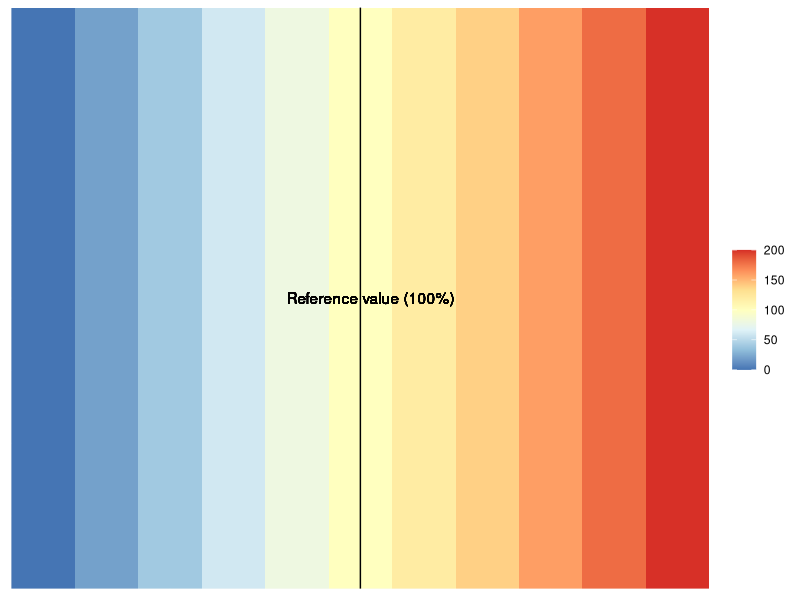
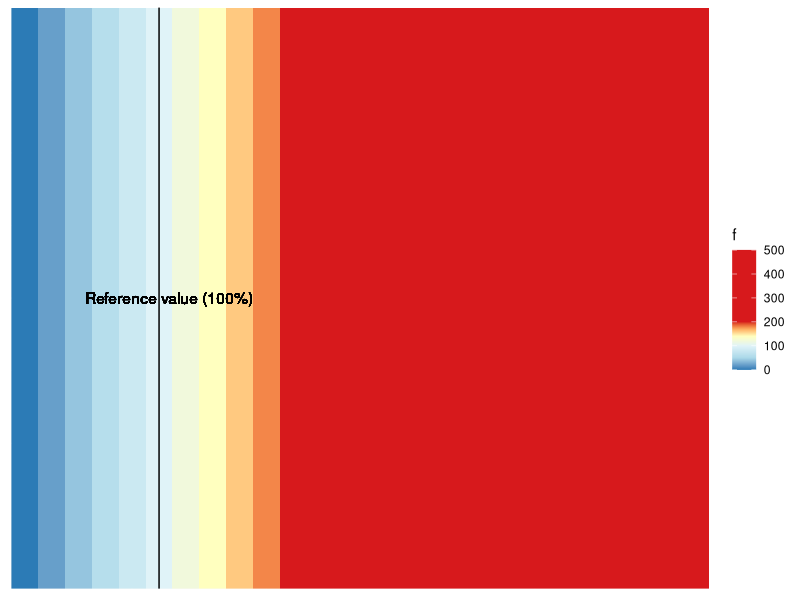
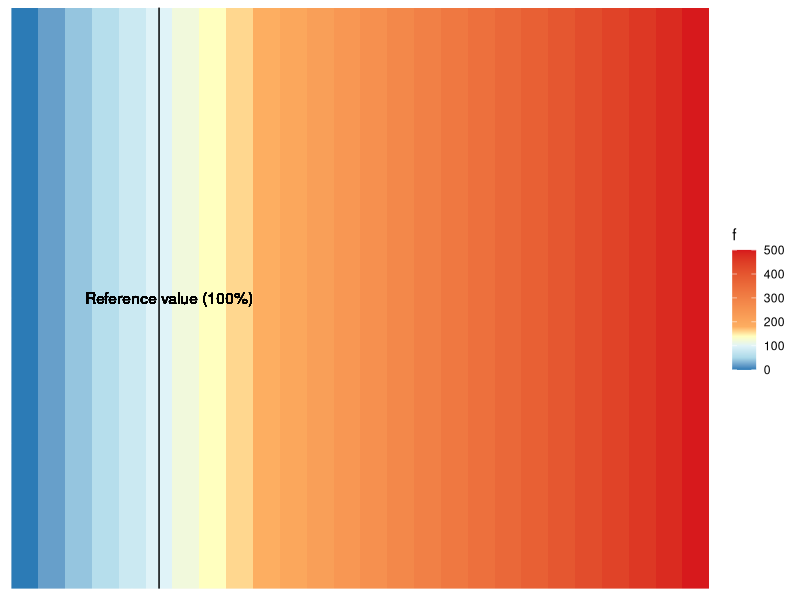
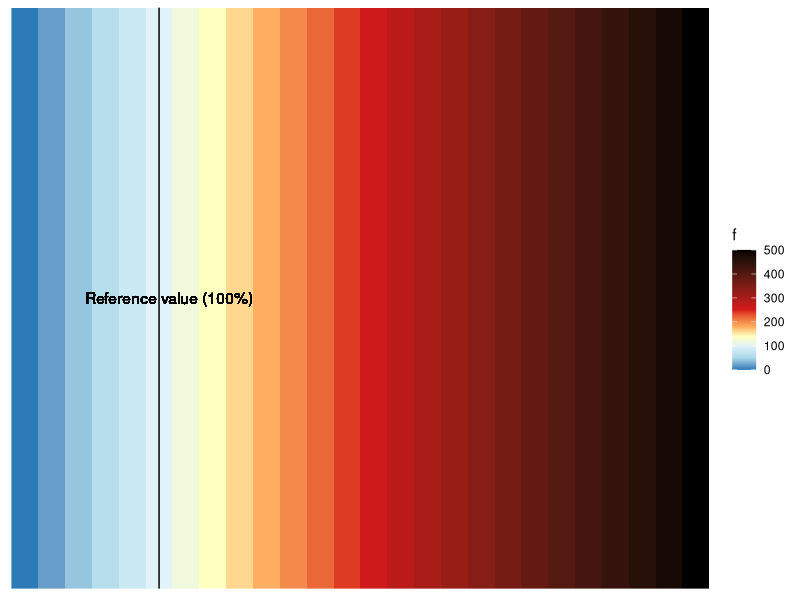
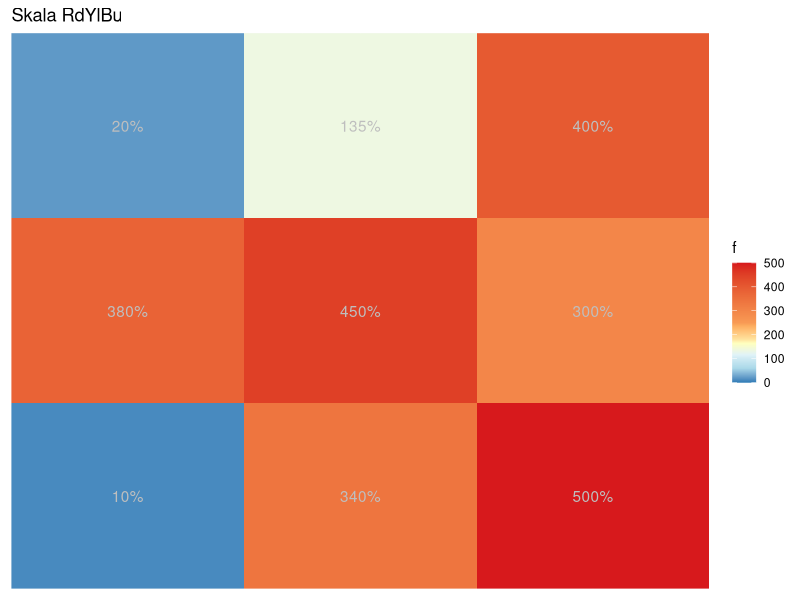
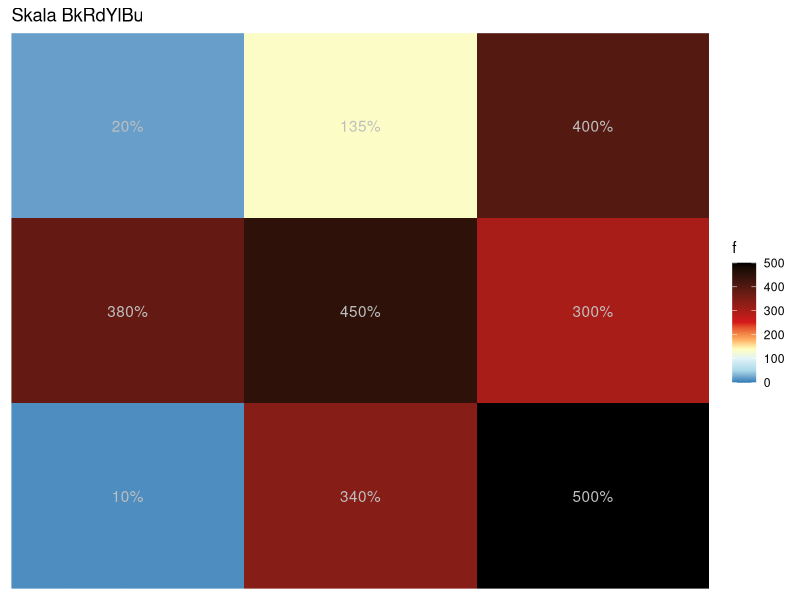

These figures' R source, in order:
## ---- chunk 1
knitr::opts_chunk$set(echo = TRUE)
## ---- chunk 2
library(ggplot2)
df = data.frame(x=1:11,y=rep(1,11),f=seq(0,200,20))
ggplot(data=df, aes(x, y)) + geom_tile(aes(fill=f)) +
  geom_vline(xintercept=6)+
  geom_text(aes(y=1,x=6.16,label="Reference value (100%)"))+
  scale_fill_distiller(palette="RdYlBu",direction=-1,name="")+
  scale_y_continuous(expand=c(0,0))+scale_x_continuous(expand=c(0,0))+
    xlab("") + ylab("")+
      theme(axis.title.x=element_blank(),
        axis.text.x=element_blank(),
        axis.ticks.x=element_blank(),
        axis.title.y=element_blank(),
        axis.text.y=element_blank(),
        axis.ticks.y=element_blank())
## ---- chunk 3
df = data.frame(x=1:26,y=rep(1,26),f=seq(0,500,20))
ggplot(data=df, aes(x, y)) + geom_tile(aes(fill=f)) +
  geom_text(aes(y=1,x=6.38,label="Reference value (100%)"))+
  scale_fill_gradientn(colors=c("#2c7bb6","#abd9e9","#e0f3f8","#ffffbf","#fdae61","#d7191c","#d7191c"),
                       values=c(0,0.1,0.2,0.28,0.34,0.4,1.0)) +
  geom_vline(xintercept=6)+
  scale_y_continuous(expand=c(0,0))+scale_x_continuous(expand=c(0,0))+
    xlab("") + ylab("")+
      theme(axis.title.x=element_blank(),
        axis.text.x=element_blank(),
        axis.ticks.x=element_blank(),
        axis.title.y=element_blank(),
        axis.text.y=element_blank(),
        axis.ticks.y=element_blank())
## ---- chunk 4
df = data.frame(x=1:26,y=rep(1,26),f=seq(0,500,20))
ggplot(data=df, aes(x, y)) + geom_tile(aes(fill=f)) +
  geom_text(aes(y=1,x=6.38,label="Reference value (100%)"))+
  scale_fill_gradientn(colors=c("#2c7bb6","#abd9e9","#e0f3f8","#ffffbf","#fdae61","#d7191c"),
                       values=c(0,0.1,0.2,0.28,0.36,1.0)) +
  geom_vline(xintercept=6)+
  scale_y_continuous(expand=c(0,0))+scale_x_continuous(expand=c(0,0))+
    xlab("") + ylab("")+
      theme(axis.title.x=element_blank(),
        axis.text.x=element_blank(),
        axis.ticks.x=element_blank(),
        axis.title.y=element_blank(),
        axis.text.y=element_blank(),
        axis.ticks.y=element_blank())
## ---- chunk 5
df = data.frame(x=1:26,y=rep(1,26),f=seq(0,500,20))
ggplot(data=df, aes(x, y)) + geom_tile(aes(fill=f)) +
  geom_text(aes(y=1,x=6.38,label="Reference value (100%)"))+
  scale_fill_gradientn(colors=c("#2c7bb6","#abd9e9","#e0f3f8","#ffffbf","#fdae61","#d7191c","#000000"),
                       values=c(0,0.1,0.2,0.28,0.36,0.5,1.0)) +
  geom_vline(xintercept=6)+
  scale_y_continuous(expand=c(0,0))+scale_x_continuous(expand=c(0,0))+
    xlab("") + ylab("")+
      theme(axis.title.x=element_blank(),
        axis.text.x=element_blank(),
        axis.ticks.x=element_blank(),
        axis.title.y=element_blank(),
        axis.text.y=element_blank(),
        axis.ticks.y=element_blank())

## ---- chunk 6
df2 = data.frame(x=c(1,2,3,1,2,3,1,2,3),y=c(1,1,1,2,2,2,3,3,3),f=c(10,340,500,380,450,300,20,135,400))
ggplot(data=df2, aes(x, y)) + geom_tile(aes(fill=f)) + scale_fill_gradientn(colors=c("#2c7bb6","#abd9e9","#e0f3f8","#ffffbf","#fdae61","#d7191c"),
                       values=c(0,0.1,0.2,0.28,0.36,0.5,1.0),lim=c(0,500)) +
  scale_y_continuous(expand=c(0,0))+scale_x_continuous(expand=c(0,0))+
  geom_text(aes(x=x,y=y,label=paste0(f,"%")),col="gray")+
    xlab("") + ylab("")+ ggtitle("Skala RdYlBu")+
      theme(axis.title.x=element_blank(),
        axis.text.x=element_blank(),
        axis.ticks.x=element_blank(),
        axis.title.y=element_blank(),
        axis.text.y=element_blank(),
        axis.ticks.y=element_blank())

ggplot(data=df2, aes(x, y)) + geom_tile(aes(fill=f)) +
  scale_fill_gradientn(colors=c("#2c7bb6","#abd9e9","#e0f3f8","#ffffbf","#fdae61","#d7191c","#000000"),
                       values=c(0,0.1,0.2,0.28,0.36,0.5,1.0),lim=c(0,500)) +
  scale_y_continuous(expand=c(0,0))+scale_x_continuous(expand=c(0,0))+
  geom_text(aes(x=x,y=y,label=paste0(f,"%")),col="gray")+
    xlab("") + ylab("")+ ggtitle("Skala BkRdYlBu")+
      theme(axis.title.x=element_blank(),
        axis.text.x=element_blank(),
        axis.ticks.x=element_blank(),
        axis.title.y=element_blank(),
        axis.text.y=element_blank(),
        axis.ticks.y=element_blank())
